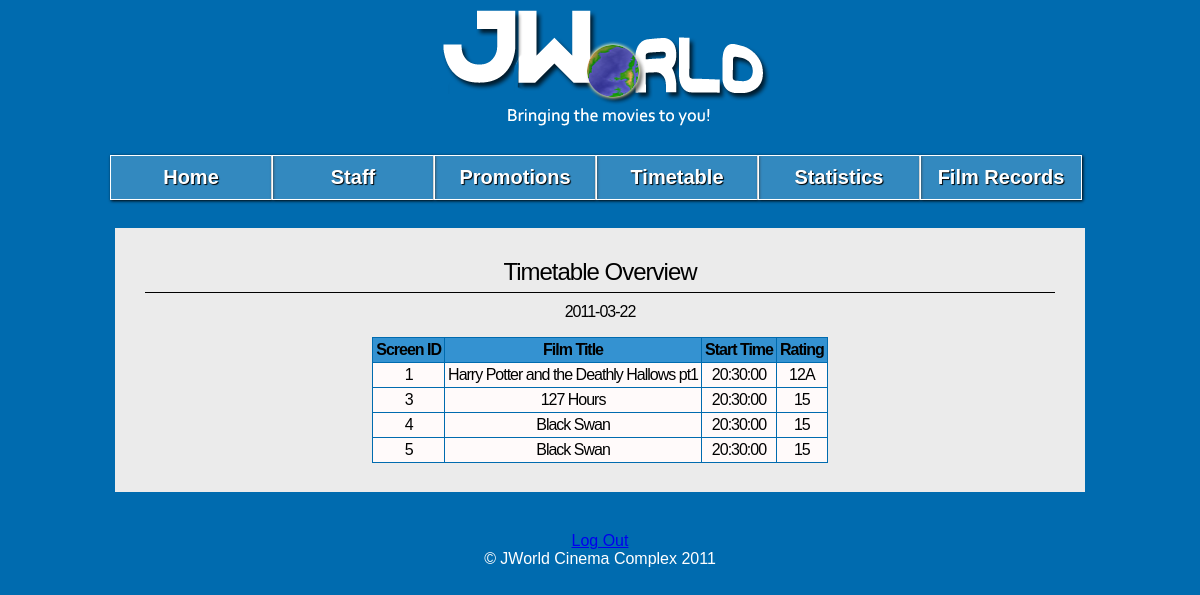
Screenshot of /admin.php?page=tt-acs (signed in) with the database file from the repository.
### tables this page shows
CREATE TABLE showings (
	showing_ID int(11) NOT NULL AUTO_INCREMENT,
	screen_ID int(11) NOT NULL,
	film_ID int(11) NOT NULL,
	start_date date NOT NULL,
	end_date date NOT NULL,
	start_time time NOT NULL,
	end_time time NOT NULL,
	PRIMARY KEY (showing_ID),
	FOREIGN KEY (film_ID) REFERENCES films(film_ID) ON DELETE CASCADE ON UPDATE CASCADE,
	FOREIGN KEY (screen_ID) REFERENCES screens(screen_ID) ON DELETE CASCADE ON UPDATE CASCADE
);

CREATE TABLE films (
  film_ID int(11) NOT NULL AUTO_INCREMENT,
  film_title varchar(255) NOT NULL,
  film_length int(11) NOT NULL,
  film_genre varchar(20) NOT NULL,
  film_rating varchar(5) NOT NULL,
  film_year int(11) NOT NULL,
  PRIMARY KEY (film_ID)
);

### res/pages/admin/tt-acs.php (the view, shortened to what this page needs)
<div id="body">
<h1> Timetable Overview</h1>
<h3>
	<?php
	echo date("Y-m-d") . "<p>";
	$query = "SELECT showings.screen_ID, showings.film_ID,  films.film_title, showings.start_time, films.film_rating FROM showings, films WHERE showings.film_ID = films.film_ID";
	$result = mysql_query($query) or die(mysql_error());
	echo "<table border='1' class=\"center\">
	<tr>
	<th>Screen ID</th>
	<th>Film Title</th>
	<th>Start Time</th>
	<th>Rating</th>
	</tr>";
	while($row = mysql_fetch_array($result)){
		echo "<tr>";
		echo "<td>" .$row['screen_ID']. " </td> ";
		echo "<td>" . $row['film_title'] . "</td>";
		echo "<td>" . $row['start_time'] . "</td>";
		echo "<td>" . $row['film_rating'] . "</td>";
		echo "</tr>";
	}
	echo "</table>";
	?>
</h3>
</div>

### res/css/admin.css (style rules this page uses)
body { font-family: "Trebuchet MS", Arial, Helvetica, sans-serif; color: #000; background: #006BAF; margin: 0; padding: 0; }
h1 { border-bottom:1px solid #000000; letter-spacing:-1px; font-size:24px; padding-bottom:6px; font-weight:400; margin:10px 10px 3px 0; font-family:Vera, Helvetica, Georgia; }
h3 { letter-spacing:-1px; font-size:16px; padding-bottom:6px; font-weight:400; margin:10px 10px 3px 0; font-family:Vera, Helvetica, Georgia; }
#body { font-family:"Palatino Linotype", "Book Antiqua", Palatino, serif; font-size:28px; font-weight:bold; background-color: #EBEBEB; width: 920px; height:100%; padding:20px 20px 20px 30px; margin-bottom:20px; margin-left:auto; margin-right:auto; text-align:center; }
.center { margin-left:auto; margin-right:auto; text-align:center; }
table { border-collapse:collapse; }
table, td, th { border:0.5px solid #006BAF; padding:3px; }
td { text-align:center; background-color:#FFFAFA; }
th { background-color:#3492D1; color:black; }

### rows the page displays
showings: screen_ID "1", film_ID.film_title "Harry Potter and the Deathly Hallows pt1", start_time "20:30:00", film_ID.film_rating "12A"
showings: screen_ID "3", film_ID.film_title "127 Hours", start_time "20:30:00", film_ID.film_rating "15"
showings: screen_ID "4", film_ID.film_title "Black Swan", start_time "20:30:00", film_ID.film_rating "15"
showings: screen_ID "5", film_ID.film_title "Black Swan", start_time "20:30:00", film_ID.film_rating "15"
